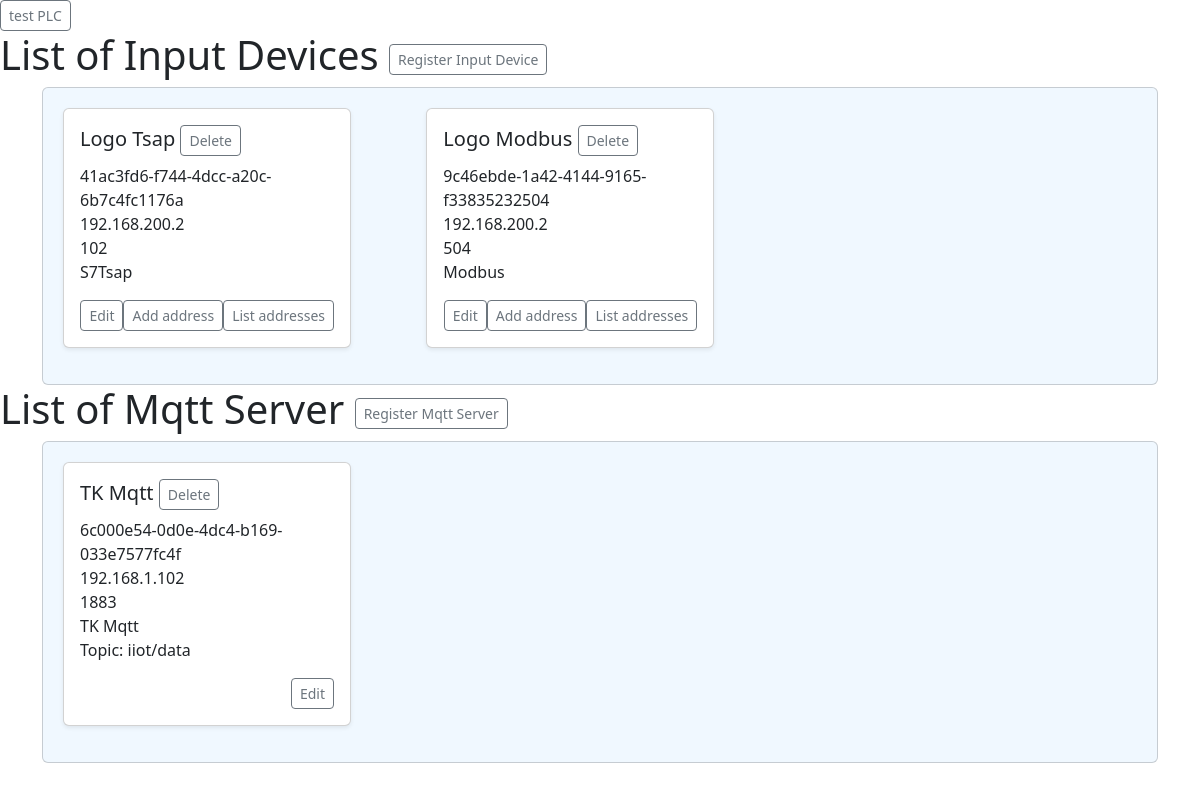
The page / on the database its author committed.
### iiot/models.py (models this page shows, shortened)
class InputDevices(models.Model):
    device_id=models.UUIDField(primary_key=True,default=uuid.uuid4,unique=True)
    device_name=models.CharField(max_length=24)
    ip_address=models.GenericIPAddressField(max_length=24)
    port=models.IntegerField()
    rack=models.IntegerField(default=1)
    slot=models.IntegerField(default=1)
    device_protocol=models.CharField(max_length=10,choices=plc_protocols,default="S7Tsap")

class MqttServers(models.Model):
    id=models.UUIDField(primary_key=True,default=uuid.uuid4)
    device_name=models.CharField(max_length=24)
    ip_address=models.GenericIPAddressField(max_length=24)
    port=models.IntegerField()
    topic=models.CharField(max_length=24,default="iiot/data")
    mqtt_user_name=models.CharField(max_length=24)
    mqtt_password=models.CharField(max_length=24)

### iiot/views.py (the view)
# urls.py: path("", views.listDevices,name='ListDevices'),
def listDevices(request):
    inputDevices=InputDevices.objects.all()
    mqttServers=MqttServers.objects.all()
    context={
         'inputDevices':inputDevices,
         'mqttServers':mqttServers
     }
    return render(request,"iiot/listDevices.html",context)

### iiot/templates/iiot/listDevices.html
{% extends 'base/base.html' %}
{% load crispy_forms_tags %}
{% block 'body' %}
<a href="{% url 'test'  %}" type="button" class="btn btn-sm btn-outline-secondary">test PLC</a>
    <div>
    <h1>List of Input Devices
        <a href="{% url 'RegisterInput'  %}" type="button" class="btn btn-sm btn-outline-secondary">Register Input Device</a>
    </h1>
    </div>
    <div class="container">
        <div class="card overflow-auto" style="background-color: #f0f8ff; padding: 20px;">
            <div class="row row-cols-1 row-cols-sm-2 row-cols-md-3 g-3">
                {% for dev in inputDevices %}
                <div class="col">
                    {% include "components/listing_InputDevices.html" %}
                </div>
                {% endfor %}
            </div>
        </div>
    </div>
    <div>
        <h1>List of Mqtt Server <a href="{% url 'RegMqtt'  %}" type="button" class="btn btn-sm btn-outline-secondary">Register Mqtt Server</a>
        </h1>
        </div>
    <div class="container">
        <div class="card overflow-auto" style="background-color: #f0f8ff; padding: 20px;">
            <div class="row row-cols-1 row-cols-sm-2 row-cols-md-3 g-3">
            {% for dev in mqttServers %}
            <div class="col">
                {% include "components/listing_MqttServers.html" %}
            </div>
            {% endfor %}
        </div>
    </div>
    </div>
{% endblock %}

### iiot/templates/components/listing_InputDevices.html
<div class="card shadow-sm mb-3" style="max-width: 18rem;">
    <div class="card-body">
        <h5 class="card-title">{{dev.device_name}}
            <a href="{% url 'RemoveInputDevice'  device_id=dev.device_id %}" type="button" class="btn btn-sm btn-outline-secondary">Delete</a>
        </h5>
        <ul class="list-unstyled mb-3">
            <li>{{dev.device_id}}</li>
            <li>{{dev.ip_address}}</li> <li>{{dev.port}}</li>
            <li>{{dev.device_protocol}}</li>
        </ul>
        <div class="d-flex justify-content-end">
            <a href="{% url 'EditInput' device_id=dev.device_id %}" type="button" class="btn btn-sm btn-outline-secondary">Edit</a>
            <a href="{% url 'RegInputAddress' device_id=dev.device_id %}" type="button" class="btn btn-sm btn-outline-secondary">Add address</a>
            <a href="{% url 'ListInputAddress' %}" type="button" class="btn btn-sm btn-outline-secondary">List addresses</a>
        </div>
    </div>
</div>

### iiot/templates/components/listing_MqttServers.html
<div class="card shadow-sm mb-3" style="max-width: 18rem;">
    <div class="card-body">
        <h5 class="card-title">{{dev.device_name}}
            <a href="{% url 'RemoveMqtt'  id=dev.id %}" type="button" class="btn btn-sm btn-outline-secondary">Delete</a>
        </h5>
        <ul class="list-unstyled mb-3">
            <li>{{dev.id}}</li>
            <li>{{dev.ip_address}}</li> <li>{{dev.port}}</li>
            <li>{{dev.device_name}}</li>
            <li>Topic: {{dev.topic}}</li>
        </ul>
        <div class="d-flex justify-content-end">
            <a href="{% url 'EditMqtt'  id=dev.id %}" type="button" class="btn btn-sm btn-outline-secondary">Edit</a>
        </div>
    </div>
</div>

### rows shown on the page
InputDevices: device_name "Logo Tsap", device_id "41ac3fd6-f744-4dcc-a20c-6b7c4fc1176a", ip_address "192.168.200.2", port "102", device_protocol "S7Tsap"
InputDevices: device_name "Logo Modbus", device_id "9c46ebde-1a42-4144-9165-f33835232504", ip_address "192.168.200.2", port "504", device_protocol "Modbus"
MqttServers: device_name "TK Mqtt", id "6c000e54-0d0e-4dc4-b169-033e7577fc4f", ip_address "192.168.1.102", port "1883", topic "iiot/data"
